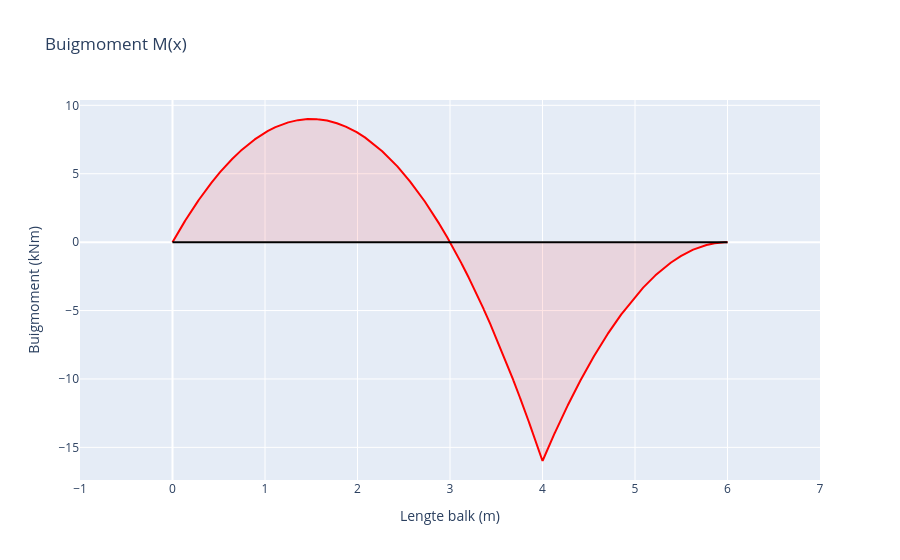

The cell this chart's notebook holds for it:
### Markdown cell above
## Buigmomentgrafiek

### Code cell
layout = go.Layout(
    title="Buigmoment M(x)",
    xaxis=dict(dtick=1,title="Lengte balk (m)", range=[-1, lengteBalk+1]),
    yaxis=dict(title="Buigmoment (kNm)"),
    showlegend=False
)

line = go.Scatter(
    x=X,
    y= sum(bendingMoment),
    mode='lines',
    name='Buigmoment (kNm)',
    fill = 'tonexty',
    line_color='red',
    fillcolor='rgba(255,0,0,0.1)'
)

axis = go.Scatter(
    x= [0,lengteBalk],
    y= [0,0],
    mode='lines',
    line_color='black'
)

fig= go.Figure(data=[line, axis], layout=layout)
fig.show()

### Figure 1 — Plotly figure (JSON) as saved in the notebook; plotly's stock layout.template omitted (floating-point values rounded to 4 significant figures; data arrays with more than 128 entries replaced by an {"elided": "..."} marker saying what was removed)
{"data": [{"fill": "tonexty", "fillcolor": "rgba(255,0,0,0.1)", "line": {"color": "red"}, "mode": "lines", "name": "Buigmoment (kNm)", "type": "scatter", "x": {"elided": "10002 float values"}, "y": {"elided": "10002 float values"}}, {"line": {"color": "black"}, "mode": "lines", "type": "scatter", "x": [0, 6], "y": [0, 0]}], "layout": {"autosize": true, "showlegend": false, "title": {"text": "Buigmoment M(x)"}, "xaxis": {"dtick": 1, "range": [-1, 7], "title": {"text": "Lengte balk (m)"}, "type": "linear"}, "yaxis": {"autorange": true, "range": [-17.39, 10.39], "title": {"text": "Buigmoment (kNm)"}, "type": "linear"}}}
